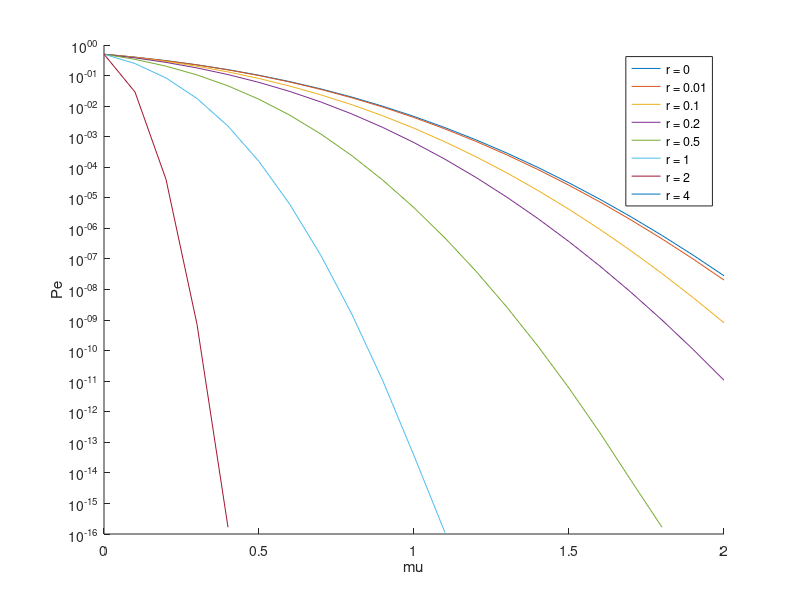

MATLAB code for this plot:
function plotSSMDEP_explicit()
    mu = [0:0.1:2];
    r = [0 0.01 0.1 0.2 0.5 1 2 4];
    p0=0.5; p1=0.5;
    
    figure;
    hold on;
    for current_r = r
        
        Pe = 0.5*(1-sqrt(1-exp(-4*mu.^2*exp(2*current_r))));
        plot(mu,Pe);
        
    end
    xlabel('mu')
    ylabel('Pe')
    set(gca, 'YScale', 'log')
    legend('r = 0','r = 0.01','r = 0.1','r = 0.2','r = 0.5','r = 1','r = 2','r = 4')
end